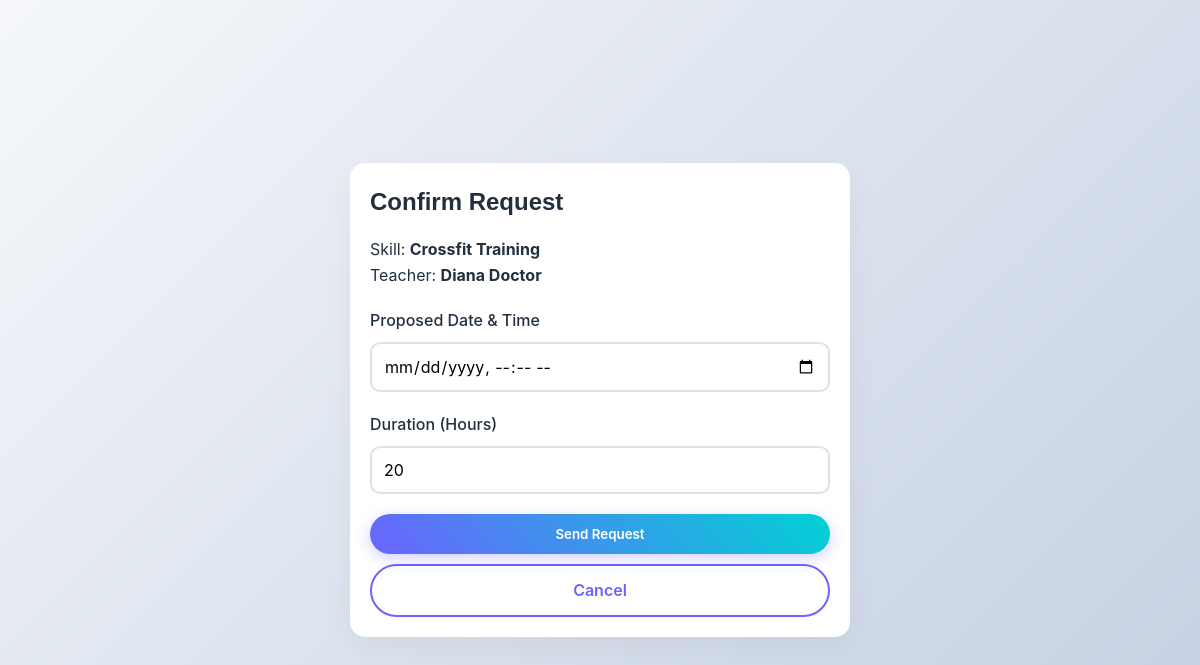
/book_session.php?teacher_id=5&skill_id=16 (signed in), run on the app's committed database.
### tables this page shows
CREATE TABLE `user` (
    `user_id` INT AUTO_INCREMENT PRIMARY KEY,
    
    `first_name` VARCHAR(50),
    `last_name` VARCHAR(50),
    `email` VARCHAR(120) UNIQUE NOT NULL,
    `password` VARCHAR(100) NOT NULL,
    `role` ENUM('admin','user') DEFAULT 'user',
    `preferred_language` VARCHAR(50),
    `city` VARCHAR(80),
    `country` VARCHAR(80),

    `skillpoints` INT DEFAULT 0,
    
     
    `warning_count` INT DEFAULT 0,
    `is_suspended` BOOLEAN DEFAULT FALSE,
    
     
    `profile_picture` VARCHAR(255) DEFAULT 'default.png'
);

CREATE TABLE `skill` (
    `skill_id` INT AUTO_INCREMENT PRIMARY KEY,
    `title` VARCHAR(200) NOT NULL,
    `category` VARCHAR(100),
    `difficulty_level` VARCHAR(50),
    `difficulty_notes` VARCHAR(255),
    `est_learning_time` INT,
    `is_verified` BOOLEAN DEFAULT FALSE
);

### book_session.php (the view, shortened to what this page needs)
<?php
include 'includes/db.php';
$teacher_id = intval($_GET['teacher_id']);
$skill_id = intval($_GET['skill_id']);
$sql = "SELECT u.first_name, u.last_name, s.title, s.est_learning_time
        FROM user u, skill s
        WHERE u.user_id = $teacher_id AND s.skill_id = $skill_id";
$info = $conn->query($sql)->fetch_assoc();
?>
<!DOCTYPE html>
<html lang="en">
<head>
    <link rel="stylesheet" href="css/style.css">
</head>
<body style="display:flex; justify-content:center; align-items:center; min-height:100vh;">
<div class="card" style="width: 100%; max-width: 500px;">
    <h2>Confirm Request</h2>
    <p>Skill: <strong><?php echo $info['title']; ?></strong></p>
    <p>Teacher: <strong><?php echo $info['first_name'] . ' ' . $info['last_name']; ?></strong></p>
    <form method="POST" action="" style="margin-top: 20px;">
        <div class="form-group">
            <label>Proposed Date & Time</label>
            <input type="datetime-local" name="scheduled_time" required>
        </div>
        <div class="form-group">
            <label>Duration (Hours)</label>
            <input type="number" name="duration" value="<?php echo $info['est_learning_time'] ? $info['est_learning_time'] : 1; ?>" min="1" max="5">
        </div>
        <button type="submit" class="btn btn-primary" style="width: 100%;">Send Request</button>
        <a href="skills.php" class="btn btn-outline" style="width: 100%; text-align: center; margin-top: 10px; display:block;">Cancel</a>
    </form>
</div>
</body>
</html>

### css/style.css (style rules this page uses)
:root { --primary: #6C63FF; --primary-dark: #5a52d5; --secondary: #00D2D3; --accent: #FF9F43; --danger: #FF6B6B; --success: #1dd1a1; --dark: #222f3e; --light: #f8f9fa; --glass: rgba(255, 255, 255, 0.95); --glass-border: rgba(255, 255, 255, 0.2); --font-heading: 'Poppins', sans-serif; --font-body: 'Inter', sans-serif; }
* { margin: 0; padding: 0; box-sizing: border-box; font-family: var(--font-body); }
body { background: linear-gradient(135deg, #f5f7fa 0%, #c3cfe2 100%); color: var(--dark); line-height: 1.6; min-height: 100vh; }
h1, h2, h3, h4, h5, h6 { font-family: var(--font-heading); color: var(--dark); margin-bottom: 1rem; }
a { text-decoration: none; color: var(--primary); transition: all 0.3s ease; }
.btn { display: inline-block; padding: 12px 24px; border-radius: 50px; font-weight: 600; cursor: pointer; border: none; transition: transform 0.2s, box-shadow 0.2s; }
.btn-primary { background: linear-gradient(45deg, var(--primary), var(--secondary)); color: white; box-shadow: 0 4px 15px rgba(108, 99, 255, 0.3); }
.btn-outline { background: transparent; border: 2px solid var(--primary); color: var(--primary); }
.card { background: white; border-radius: 15px; padding: 20px; box-shadow: 0 10px 30px rgba(0,0,0,0.05); transition: transform 0.3s; }
.form-group { margin-bottom: 20px; }
label { display: block; margin-bottom: 8px; font-weight: 500; }
input, select, textarea { width: 100%; padding: 12px; border: 2px solid #e1e1e1; border-radius: 10px; font-size: 1rem; transition: border-color 0.3s; }

### data on the page
user: skill.title "Crossfit Training", first_name "Diana", last_name "Doctor", duration "20"
